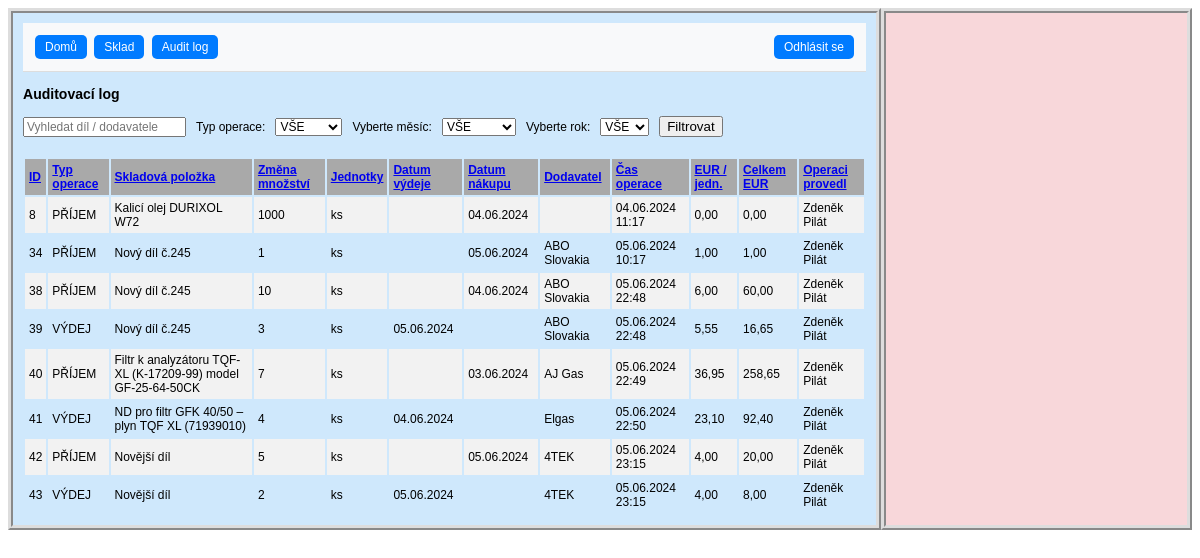
The app's page /sklad/audit_logs/ (signed in), older data.
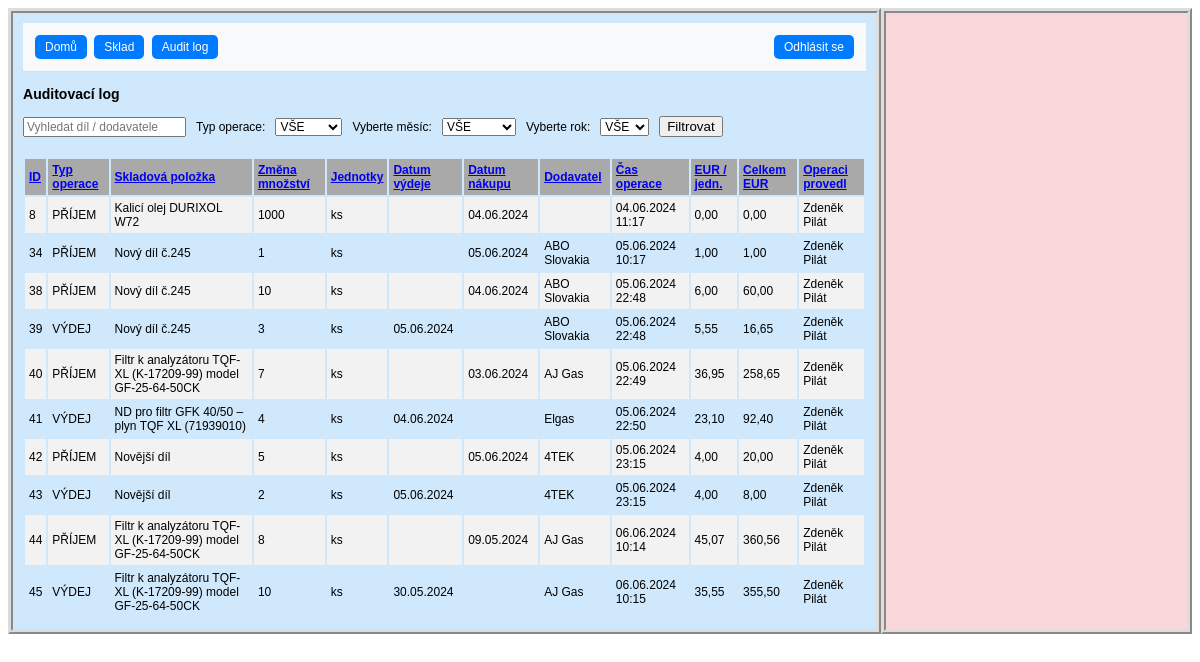
The same page, newer data.
### hpm_sklad/models.py (models this page shows, shortened)
class AuditLog(models.Model):
    class Meta:
        verbose_name_plural = "Auditovací logy"
        ordering = ["-id"]
    MOVEMENT_CHOICES = [
        ('PŘÍJEM', 'Příjem'),
        ('VÝDEJ', 'Výdej')
    ]
    JEDNOTKY_CHOICES = [
        ('ks', 'kus'),
        ('kg', 'kilogram'),
        ('par', 'pár'),
        ('l', 'litr'),
        ('m', 'metr'),
        ('baleni', 'balení'),
    ]
    ucetnictvi = models.BooleanField(verbose_name="Účetnictví")
    evidencni_cislo = models.ForeignKey(Sklad, on_delete=models.CASCADE, verbose_name="Evidenční číslo")
    interne_cislo = models.IntegerField(null=True, verbose_name="Číslo karty")
    objednano = models.CharField(max_length=100, null=True, blank=True, verbose_name="Objednáno?")
    nazev_dilu = models.CharField(max_length=100, verbose_name="Název dílu", db_index=True)
    zmena_mnozstvi = models.IntegerField(verbose_name="Změna množství")
    mnozstvi = models.PositiveIntegerField(verbose_name="Množství")
    jednotky = models.CharField(max_length=10, choices=JEDNOTKY_CHOICES, default='ks', verbose_name="Jednotky")
    typ_operace = models.CharField(max_length=10, choices=MOVEMENT_CHOICES, verbose_name="Typ operace")
    pouzite_zarizeni = models.CharField(max_length=70, verbose_name="Pro zařízení")
    umisteni = models.CharField(max_length=25, verbose_name="Umístění")
    dodavatel = models.CharField(max_length=70, verbose_name="Dodavatel")
    datum_vydeje = models.DateField(null=True, blank=True, verbose_name="Datum výdeje")
    datum_nakupu = models.DateField(null=True, blank=True, verbose_name="Datum nákupu")
    cislo_objednavky = models.CharField(max_length=20, null=True, blank=True, verbose_name="Číslo objednávky")
    jednotkova_cena_eur = models.FloatField(default=0.0, verbose_name="EUR/jednotka")
    celkova_cena_eur = models.FloatField(default=0.0, verbose_name="Celkem EUR")
    cas_vytvoreni = models.DateTimeField(auto_now_add=True, verbose_name="Čas vytvoření")
    operaci_provedl = models.ForeignKey(User, on_delete=models.CASCADE, verbose_name="Operaci provedl")
    poznamka = models.CharField(null=True, blank=True, max_length=200, verbose_name="Poznámka")

class Sklad(models.Model):
    class Meta:
        ordering = ["-evidencni_cislo"]
        verbose_name_plural = "Skladové položky"
    JEDNOTKY_CHOICES = [
        ('ks', 'kus'),
        ('kg', 'kilogram'),
        ('par', 'pár'),
        ('l', 'litr'),
        ('m', 'metr'),
        ('baleni', 'balení'),
    ]
    evidencni_cislo = models.AutoField(primary_key=True, verbose_name="Evidenční číslo")
    interne_cislo = models.IntegerField(null=True, verbose_name="Číslo karty")
    objednano = models.CharField(max_length=100, null=True, blank=True, verbose_name="Objednáno?")
    nazev_dilu = models.CharField(max_length=100, verbose_name="Název dílu")
    min_mnozstvi_ks = models.PositiveIntegerField(default=0, verbose_name="Minimum")
    mnozstvi = models.PositiveIntegerField(default=0, verbose_name="Množství")
    jednotky = models.CharField(max_length=10, choices=JEDNOTKY_CHOICES, default='ks', verbose_name="Jednotky")
    umisteni = models.CharField(max_length=25, verbose_name="Umístění")
    dodavatel = models.CharField(max_length=70, null=True, blank=True, verbose_name="Dodavatel")
    datum_nakupu = models.DateField(null=True, blank=True, verbose_name="Datum nákupu")
    cislo_objednavky = models.CharField(max_length=20, null=True, blank=True, verbose_name="Číslo objednávky")
    jednotkova_cena_eur = models.FloatField(default=0.0, validators=[MinValueValidator(0.0)], verbose_name="EUR/jednotka")
    celkova_cena_eur = models.FloatField(default=0.0, validators=[MinValueValidator(0.0)], verbose_name="Celkem EUR")
    poznamka = models.CharField(null=True, blank=True, max_length=200, verbose_name="Poznámka")
    ucetnictvi = models.BooleanField(default=True, verbose_name="Účetnictví")
    kriticky_dil = models.BooleanField(default=False, verbose_name="Kritický díl")
    hsh = models.BooleanField(default=False, verbose_name="HSH")
    tq8 = models.BooleanField(default=False, verbose_name="TQ8")
    tqf_xl1 = models.BooleanField(default=False, verbose_name="TQF XL1")
    tqf_xl2 = models.BooleanField(default=False, verbose_name="TQF XL2")
    dc_xl = models.BooleanField(default=False, verbose_name="DC XL")
    dac_xl1_2 = models.BooleanField(default=False, verbose_name="DAC XL1-2")
    dl_xl = models.BooleanField(default=False, verbose_name="DL XL")
    dac = models.BooleanField(default=False, verbose_name="DAC")
    lac_1 = models.BooleanField(default=False, verbose_name="LAC 1")
    lac_2 = models.BooleanField(default=False, verbose_name="LAC 2")
    ipsen_ene = models.BooleanField(default=False, verbose_name="IPSEN ENE")
    hsh_ene = models.BooleanField(default=False, verbose_name="HSH ENE")
    xl_ene1 = models.BooleanField(default=False, verbose_name="XL ENE1")
    xl_ene2 = models.BooleanField(default=False, verbose_name="XL ENE2")
    ipsen_w = models.BooleanField(default=False, verbose_name="IPSEN W")
    hsh_w = models.BooleanField(default=False, verbose_name="HSH W")
    kw = models.BooleanField(default=False, verbose_name="KW")
    kw1 = models.BooleanField(default=False, verbose_name="KW 1")
    kw2 = models.BooleanField(default=False, verbose_name="KW 2")
    kw3 = models.BooleanField(default=False, verbose_name="KW 3")
    mikrof = models.BooleanField(default=False, verbose_name="MIKROF")
    history = HistoricalRecords()

### hpm_sklad/views.py (the view)
# urls.py: path('sklad/audit_logs/', views.AuditLogListView.as_view(), name='audit_log'),
class AuditLogListView(LoginRequiredMixin, ListView):
    model = AuditLog
    template_name = 'hpm_sklad/audit_log.html'  # Zajistěte, že tato cesta je správná
    paginate_by = 25
    def get_context_data(self, **kwargs):
        context = super().get_context_data(**kwargs)
        selected_id = self.request.GET.get('selected', None)
        if selected_id:
            context['selected_item'] = get_object_or_404(AuditLog, id=selected_id)
        else:
            context['selected_item'] = None
        current_year = datetime.datetime.now().year
        context['years'] = range(current_year, 2022, -1)
        context.update({
            'sort': self.request.GET.get('sort', 'id'),
            'order': self.request.GET.get('order', 'up'),
            'query': self.request.GET.get('query', ''),
            'typ_operace': self.request.GET.get('typ_operace', 'VŠE'),
            'month': self.request.GET.get('month', 'VŠE'),
            'year': self.request.GET.get('year', 'VŠE')
        })
        return context
    def get_queryset(self):
        queryset = AuditLog.objects.all()
        query = self.request.GET.get('query', '')
        if query:
            queryset = queryset.filter(
                Q(evidencni_cislo__nazev_dilu__icontains=query) | Q(dodavatel__icontains(query))
            )
        typ_operace = self.request.GET.get('typ_operace', 'VŠE')
        if typ_operace != 'VŠE':
            queryset = queryset.filter(typ_operace=typ_operace)
        month = self.request.GET.get('month', 'VŠE')
        year = self.request.GET.get('year', 'VŠE')
        if month != 'VŠE' and year != 'VŠE':
            queryset = queryset.filter(
                Q(datum_vydeje__year=year, datum_vydeje__month=month) |
                Q(datum_nakupu__year=year, datum_nakupu__month=month)
            )
        sort = self.request.GET.get('sort', 'id')
        order = self.request.GET.get('order', 'up')
        if order == 'down':
            sort = f"-{sort}"
        queryset = queryset.order_by(sort)
        return queryset

### hpm_sklad/templates/hpm_sklad/audit_log.html (shortened to what this page needs)
{% extends "hpm_sklad/base_left_right_column.html" %}
{% load static %}
{% load custom_filters %}
{% block left_content %}
    <h3 class="text-center">Auditovací log</h3>
    <form method="GET" action="" class="search-form">
        <div class="search-group">
            <input class="search" type="text" name="query" placeholder="Vyhledat díl / dodavatele" value="{{ request.GET.query }}">
            <label for="typ_operace">Typ operace:</label>
            <select name="typ_operace" class="search" id="typ_operace">
                <option value="VŠE" {% if request.GET.typ_operace == 'VŠE' or not request.GET.typ_operace %}selected{% endif %}>VŠE</option>
            </select>
            <label for="month">Vyberte měsíc:</label>
            <select name="month" id="month" class="search">
                <option value="VŠE" {% if request.GET.month == 'VŠE' or not request.GET.month %}selected{% endif %}>VŠE</option>
            </select>
            <label for="year">Vyberte rok:</label>
            <select name="year" id="year" class="search">
                <option value="VŠE" {% if request.GET.year == 'VŠE' or not request.GET.year %}selected{% endif %}>VŠE</option>
            </select>
            <button type="submit">Filtrovat</button>
        </div>
    </form>
    <div class="container-log">
        <table class="table table-bordered">
            <thead class="thead-light">
                <tr>
                    {% with request.GET.urlencode as querystring %}
                        <th>
                            <a href="?sort=id&order={% if request.GET.sort == 'id' and request.GET.order == 'up' %}down{% else %}up{% endif %}&{{ querystring|url_remove_param:'sort,order' }}">
                                ID
                            </a>
                        </th>
                        <th>
                            <a href="?sort=typ_operace&order={% if request.GET.sort == 'typ_operace' and request.GET.order == 'up' %}down{% else %}up{% endif %}&{{ querystring|url_remove_param:'sort,order' }}">
                                Typ operace
                            </a>
                        </th>
                        <th>
                            <a href="?sort=evidencni_cislo__nazev_dilu&order={% if request.GET.sort == 'evidencni_cislo__nazev_dilu' and request.GET.order == 'up' %}down{% else %}up{% endif %}&{{ querystring|url_remove_param:'sort,order' }}">
                                Skladová položka
                            </a>
                        </th>
                        <th>
                            <a href="?sort=zmena_mnozstvi&order={% if request.GET.sort == 'zmena_mnozstvi' and request.GET.order == 'up' %}down{% else %}up{% endif %}&{{ querystring|url_remove_param:'sort,order' }}">
                                Změna množství
                            </a>
                        </th>
                        <th>
                            <a href="?sort=jednotky&order={% if request.GET.sort == 'jednotky' and request.GET.order == 'up' %}down{% else %}up{% endif %}&{{ querystring|url_remove_param:'sort,order' }}">
                                Jednotky
                            </a>
                        </th>
                        <th>
                            <a href="?sort=datum_vydeje&order={% if request.GET.sort == 'datum_vydeje' and request.GET.order == 'up' %}down{% else %}up{% endif %}&{{ querystring|url_remove_param:'sort,order' }}">
                                Datum výdeje
                            </a>
                        </th>
                        <th>
                            <a href="?sort=datum_nakupu&order={% if request.GET.sort == 'datum_nakupu' and request.GET.order == 'up' %}down{% else %}up{% endif %}&{{ querystring|url_remove_param:'sort,order' }}">
                                Datum nákupu
                            </a>
                        </th>
                        <th>
                            <a href="?sort=dodavatel&order={% if request.GET.sort == 'dodavatel' and request.GET.order == 'up' %}down{% else %}up{% endif %}&{{ querystring|url_remove_param:'sort,order' }}">
                                Dodavatel
                            </a>
                        </th>
                        <th>
                            <a href="?sort=cas_vytvoreni&order={% if request.GET.sort == 'cas_vytvoreni' and request.GET.order == 'up' %}down{% else %}up{% endif %}&{{ querystring|url_remove_param:'sort,order' }}">
                                Čas operace
                            </a>
                        </th>
                        <th>
                            <a href="?sort=jednotkova_cena_eur&order={% if request.GET.sort == 'jednotkova_cena_eur' and request.GET.order == 'up' %}down{% else %}up{% endif %}&{{ querystring|url_remove_param:'sort,order' }}">
                                EUR / jedn.
                            </a>
                        </th>
                        <th>
                            <a href="?sort=celkova_cena_eur&order={% if request.GET.sort == 'celkova_cena_eur' and request.GET.order == 'up' %}down{% else %}up{% endif %}&{{ querystring|url_remove_param:'sort,order' }}">
                                Celkem EUR
                            </a>
                        </th>
                        <th>
                            <a href="?sort=operaci_provedl&order={% if request.GET.sort == 'operaci_provedl' and request.GET.order == 'up' %}down{% else %}up{% endif %}&{{ querystring|url_remove_param:'sort,order' }}">
                                Operaci provedl
                            </a>
                        </th>
                    {% endwith %}
                </tr>
            </thead>
            <tbody class="show-pointer">
                {% for item in object_list %}
                    <tr data-id="{{ item.id }}" data-detail-url="{% url 'detail_audit_log' item.id %}" onclick="loadDetail('{% url 'detail_audit_log' item.id %}', '{{ item.id }}')"
                    {% if item.id == selected_item.id %} class="selected-row"{% endif %}>
                        <td>{{ item.id }}</td>
                        <td>{{ item.typ_operace }}</td>
                        <td>{{ item.evidencni_cislo.nazev_dilu }}</td>
                        <td>{{ item.zmena_mnozstvi }}</td>
                        <td>{{ item.jednotky }}</td>
                        <td>{{ item.datum_vydeje | date:"d.m.Y" }}</td>
                        <td>{{ item.datum_nakupu | date:"d.m.Y" }}</td>
                        <td>{{ item.dodavatel }}</td>
                        <td>{{ item.cas_vytvoreni | date:"d.m.Y H:i" }}</td>
                        <td>{{ item.jednotkova_cena_eur|floatformat:2 }}</td>
                        <td>{{ item.celkova_cena_eur|floatformat:2 }}</td>
                        <td>{{ item.operaci_provedl.first_name }} {{ item.operaci_provedl.last_name }}</td>
                    </tr>
                {% endfor %}
            </tbody>
        </table>
    </div>
{% endblock %}

### hpm_sklad/templates/hpm_sklad/base_left_right_column.html (shortened to what this page needs)
{% load static %}
<!DOCTYPE html>
<html>
    <head>
        <link rel="stylesheet" type="text/css" href="{% static 'css/style.css' %}">
        <link rel="stylesheet" href="https://cdnjs.cloudflare.com/ajax/libs/font-awesome/5.15.4/css/all.min.css">
    </head>
    <body>
        <main class="app">
            <div class="left-column">
                 <header>
                    {% block navbar %}
                        <nav class="navbar">
                            <div class="navbar-left">
                                {% include "hpm_sklad/navbar.html" %}
                            </div>
                            <div class="navbar-right">
                                {% include "hpm_sklad/login.html" %}
                            </div>
                        </nav>
                    {% endblock %}
                </header>
                {% block left_content %}{% endblock %}
            </div>
            <div class="right-column" id="detail">
            </div>
        </main>
    </body>
</html>

### hpm_sklad/templates/hpm_sklad/navbar.html
<a class="button nav-item" href="{% url 'home' %}">Domů</a>
<a class="button nav-item" href="{% url 'sklad' %}">Sklad</a>
<a class="button nav-item" href="{% url 'audit_log' %}">Audit log</a>

### hpm_sklad/templates/hpm_sklad/login.html
{% if user.is_authenticated %}
    <a class="button nav-item" href="{% url 'logout' %}">Odhlásit se</a>
{% else %}
    <a class="button nav-item" href="{% url 'login' %}">Přihlásit se</a>
    <a class="button nav-item" href="{% url 'signup' %}">Registrace</a>
{% endif %}

Row changes from the older to the newer data that the page shows:
added AuditLog: id "44", typ_operace "PŘÍJEM", evidencni_cislo.nazev_dilu "Filtr k analyzátoru TQF-XL (K-17209-99) model GF-25-64-50CK", zmena_mnozstvi "8", jednotky "ks", datum_nakupu "09.05.2024", dodavatel "AJ Gas", cas_vytvoreni "06.06.2024 10:14", jednotkova_cena_eur "45,07", celkova_cena_eur "360,56", operaci_provedl.first_name "Zdeněk", operaci_provedl.last_name "Pilát"
added AuditLog: id "45", typ_operace "VÝDEJ", evidencni_cislo.nazev_dilu "Filtr k analyzátoru TQF-XL (K-17209-99) model GF-25-64-50CK", zmena_mnozstvi "10", jednotky "ks", datum_vydeje "30.05.2024", dodavatel "AJ Gas", cas_vytvoreni "06.06.2024 10:15", jednotkova_cena_eur "35,55", celkova_cena_eur "355,50", operaci_provedl.first_name "Zdeněk", operaci_provedl.last_name "Pilát"
